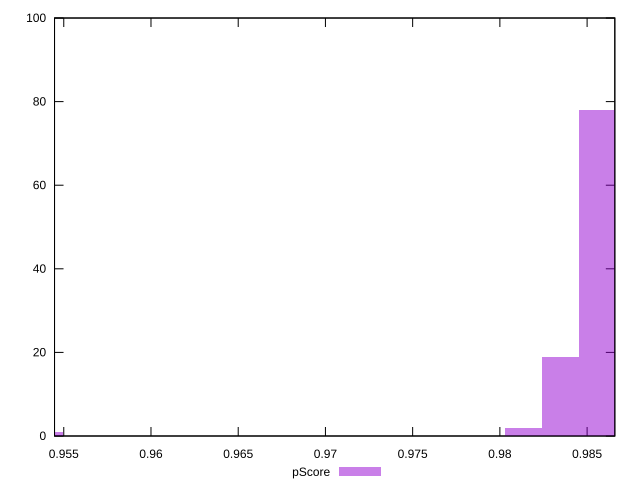

Recreate this plot in gnuplot.
reset

$pScore <<EOF
0.9539228255419382 1
0.9834691077489894 19
0.9855795564780645 78
0.9813586590199144 2
EOF

set key outside below
set boxwidth 0.0021104487290750846
set xrange [0.9544708481358319:0.9865892616456651]
set yrange [0:100]
set trange [0:100]
set style fill transparent solid 0.5 noborder
set terminal svg size 640, 490 enhanced background rgb 'white'
set output "report_00018_2021-02-10T15-25-16.877Z/bootup-time/samples/pages+cached/pScore/histogram.svg"

plot $pScore title "pScore" with boxes

reset
